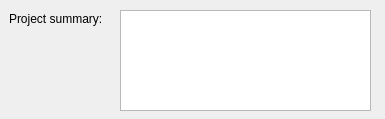
<?xml version="1.0" encoding="UTF-8"?>
<ui version="4.0">
 <class>ConfirmationWizardPage</class>
 <widget class="QWizardPage" name="ConfirmationWizardPage">
  <property name="geometry">
   <rect>
    <x>0</x>
    <y>0</y>
    <width>385</width>
    <height>119</height>
   </rect>
  </property>
  <property name="windowTitle">
   <string>WizardPage</string>
  </property>
  <widget class="QLabel" name="labelSummary">
   <property name="geometry">
    <rect>
     <x>9</x>
     <y>10</y>
     <width>101</width>
     <height>17</height>
    </rect>
   </property>
   <property name="text">
    <string>Project summary:</string>
   </property>
  </widget>
  <widget class="QPlainTextEdit" name="plainTextEditSummary">
   <property name="geometry">
    <rect>
     <x>120</x>
     <y>10</y>
     <width>251</width>
     <height>101</height>
    </rect>
   </property>
   <property name="readOnly">
    <bool>true</bool>
   </property>
  </widget>
 </widget>
 <resources/>
 <connections/>
</ui>
